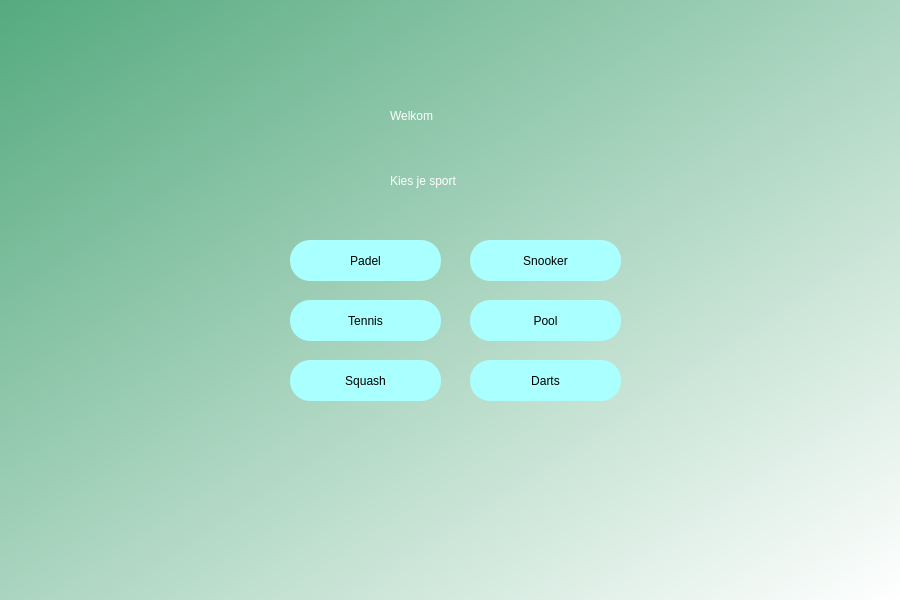
<?xml version="1.0" encoding="UTF-8"?>
<ui version="4.0">
 <class>Dialog</class>
 <widget class="QDialog" name="Dialog">
  <property name="geometry">
   <rect>
    <x>0</x>
    <y>0</y>
    <width>900</width>
    <height>600</height>
   </rect>
  </property>
  <property name="windowTitle">
   <string>Dialog</string>
  </property>
  <widget class="QWidget" name="bgwidget" native="true">
   <property name="geometry">
    <rect>
     <x>0</x>
     <y>0</y>
     <width>901</width>
     <height>601</height>
    </rect>
   </property>
   <property name="styleSheet">
    <string notr="true">QWidget#bgwidget{
background-color:qlineargradient(spread:pad, x1:0, y1:0, x2:1, y2:1, stop:0 rgba(85, 170, 127, 255), stop:1 rgba(255, 255, 255, 255))}</string>
   </property>
   <widget class="QLabel" name="label">
    <property name="geometry">
     <rect>
      <x>390</x>
      <y>90</y>
      <width>151</width>
      <height>51</height>
     </rect>
    </property>
    <property name="styleSheet">
     <string notr="true">font: 75 26pt &quot;Verdana&quot;;color:rgb(255, 255, 255)</string>
    </property>
    <property name="text">
     <string>Welkom</string>
    </property>
   </widget>
   <widget class="QLabel" name="label_2">
    <property name="geometry">
     <rect>
      <x>390</x>
      <y>160</y>
      <width>131</width>
      <height>41</height>
     </rect>
    </property>
    <property name="styleSheet">
     <string notr="true">font: 16pt &quot;Verdana&quot;;color:rgb(255, 255, 255)</string>
    </property>
    <property name="text">
     <string>Kies je sport</string>
    </property>
   </widget>
   <widget class="QPushButton" name="pushButton">
    <property name="geometry">
     <rect>
      <x>290</x>
      <y>240</y>
      <width>151</width>
      <height>41</height>
     </rect>
    </property>
    <property name="styleSheet">
     <string notr="true">border-radius:20px;
background-color: rgb(170, 255, 255);
font: 75 italic 12pt &quot;Verdana&quot;;</string>
    </property>
    <property name="text">
     <string>Padel</string>
    </property>
   </widget>
   <widget class="QPushButton" name="pushButton_2">
    <property name="geometry">
     <rect>
      <x>290</x>
      <y>300</y>
      <width>151</width>
      <height>41</height>
     </rect>
    </property>
    <property name="styleSheet">
     <string notr="true">border-radius:20px;
background-color: rgb(170, 255, 255);
font: 75 italic 12pt &quot;Verdana&quot;;</string>
    </property>
    <property name="text">
     <string>Tennis</string>
    </property>
   </widget>
   <widget class="QPushButton" name="pushButton_3">
    <property name="geometry">
     <rect>
      <x>290</x>
      <y>360</y>
      <width>151</width>
      <height>41</height>
     </rect>
    </property>
    <property name="styleSheet">
     <string notr="true">border-radius:20px;
background-color: rgb(170, 255, 255);
font: 75 italic 12pt &quot;Verdana&quot;;</string>
    </property>
    <property name="text">
     <string>Squash</string>
    </property>
   </widget>
   <widget class="QPushButton" name="pushButton_4">
    <property name="geometry">
     <rect>
      <x>470</x>
      <y>240</y>
      <width>151</width>
      <height>41</height>
     </rect>
    </property>
    <property name="styleSheet">
     <string notr="true">border-radius:20px;
background-color: rgb(170, 255, 255);
font: 75 italic 12pt &quot;Verdana&quot;;</string>
    </property>
    <property name="text">
     <string>Snooker</string>
    </property>
   </widget>
   <widget class="QPushButton" name="pushButton_5">
    <property name="geometry">
     <rect>
      <x>470</x>
      <y>300</y>
      <width>151</width>
      <height>41</height>
     </rect>
    </property>
    <property name="styleSheet">
     <string notr="true">border-radius:20px;
background-color: rgb(170, 255, 255);
font: 75 italic 12pt &quot;Verdana&quot;;</string>
    </property>
    <property name="text">
     <string>Pool</string>
    </property>
   </widget>
   <widget class="QPushButton" name="pushButton_6">
    <property name="geometry">
     <rect>
      <x>470</x>
      <y>360</y>
      <width>151</width>
      <height>41</height>
     </rect>
    </property>
    <property name="styleSheet">
     <string notr="true">border-radius:20px;
background-color: rgb(170, 255, 255);
font: 75 italic 12pt &quot;Verdana&quot;;</string>
    </property>
    <property name="text">
     <string>Darts</string>
    </property>
   </widget>
  </widget>
 </widget>
 <resources/>
 <connections/>
</ui>
